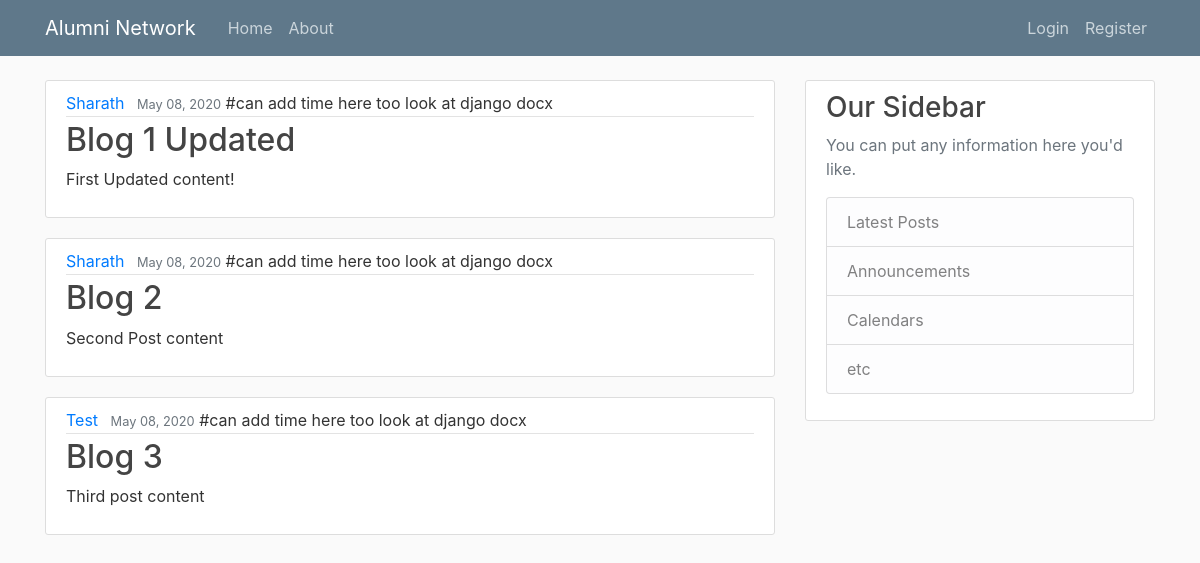
The page / on the database its author committed.
### blog/models.py (models this page shows, shortened)
class Post(models.Model):
    title = models.CharField(max_length=100)
    content = models.TextField()
    date_posted = models.DateTimeField(default=timezone.now)
    author = models.ForeignKey(User, on_delete=models.CASCADE)

### blog/views.py (the view)
# urls.py: path('', views.home, name='blog-home'),
def home(request):
	context={
		'posts': Post.objects.all()
	}
	return render(request, 'blog/home.html', context)

### blog/templates/blog/home.html
{% extends "blog/base.html"%}
{% block content %}
	{% for post in posts %}
		<article class="media content-section">
		  <div class="media-body">
		    <div class="article-metadata">
		      <a class="mr-2" href="#">{{ post.author }}</a>
		      <small class="text-muted">{{ post.date_posted|date:"F d, Y" }}</small> #can add time here too look at django docx
		    </div>
		    <h2><a class="article-title" href="#">{{ post.title }}</a></h2>
		    <p class="article-content">{{ post.content }}</p>
		  </div>
		</article>
	{% endfor %}
{% endblock content %}

### blog/templates/blog/base.html (shortened to what this page needs)
{% load static %}
<!DOCTYPE html>
<html>
<head>
    <link rel="stylesheet" href="https://stackpath.bootstrapcdn.com/bootstrap/4.3.1/css/bootstrap.min.css">
	<link rel="stylesheet" type="text/css" href="{% static 'blog/main.css' %}">
</head>
<body>
	<header class="site-header">
	  	<nav class="navbar navbar-expand-md navbar-dark bg-steel fixed-top">
	    	<div class="container">
	      	<a class="navbar-brand mr-4" href="/">Alumni Network</a>
	      	<div class="collapse navbar-collapse" id="navbarToggle">
	        	<div class="navbar-nav mr-auto">
	          	<a class="nav-item nav-link" href="{% url 'blog-home' %}">Home</a>
	          	<a class="nav-item nav-link" href="{% url 'blog-about' %}">About</a>
	        	</div>
	        	<div class="navbar-nav">
	        	{% if user.is_authenticated %}
	        		<a class="nav-item nav-link" href="{% url 'profile' %}">Profile</a>
	        		<a class="nav-item nav-link" href="{% url 'logout' %}">Logout</a>
	        	{% else %}
		          	<a class="nav-item nav-link" href="{% url 'login' %}">Login</a>
		          	<a class="nav-item nav-link" href="{% url 'register' %}">Register</a>
		        {% endif %}
	        	</div>
	      	</div>
	    	</div>
	  	</nav>
	</header>
	<main role="main" class="container">
	  <div class="row">
	    <div class="col-md-8">
	      {% block content %}{% endblock %}
	    </div>
	    <div class="col-md-4">
	      <div class="content-section">
	        <h3>Our Sidebar</h3>
	        <p class='text-muted'>You can put any information here you'd like.
	          <ul class="list-group">
	            <li class="list-group-item list-group-item-light">Latest Posts</li>
	            <li class="list-group-item list-group-item-light">Announcements</li>
	            <li class="list-group-item list-group-item-light">Calendars</li>
	            <li class="list-group-item list-group-item-light">etc</li>
	          </ul>
	        </p>
	      </div>
	    </div>
	  </div>
	</main>
</body>
</html>

### blog/static/blog/main.css (style rules this page uses)
body { background: #fafafa; color: #333333; margin-top: 5rem; }
h1, h2, h3, h4, h5, h6 { color: #444444; }
ul { margin: 0; }
.bg-steel { background-color: #5f788a; }
.site-header .navbar-nav .nav-link { color: #cbd5db; }
.content-section { background: #ffffff; padding: 10px 20px; border: 1px solid #dddddd; border-radius: 3px; margin-bottom: 20px; }
.article-title { color: #444444; }
.article-content { white-space: pre-line; }
.article-metadata { padding-bottom: 1px; margin-bottom: 4px; border-bottom: 1px solid #e3e3e3 }

### rows shown on the page
Post: author "Sharath", date_posted "May 08, 2020", title "Blog 1 Updated", content "First Updated content!"
Post: author "Sharath", date_posted "May 08, 2020", title "Blog 2", content "Second Post content"
Post: author "Test", date_posted "May 08, 2020", title "Blog 3", content "Third post content"
